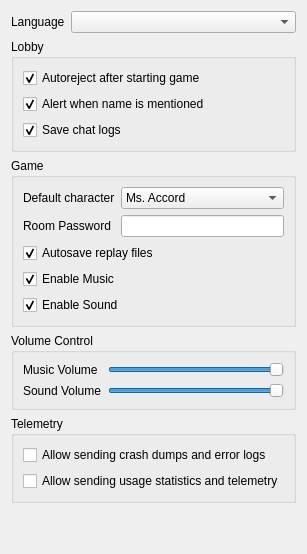
     <widget class="QWidget" name="GeneralTab">
      <attribute name="title">
       <string comment="TitleGeneral">General</string>
      </attribute>
      <layout class="QVBoxLayout" name="verticalLayout_2">
       <item>
        <layout class="QFormLayout" name="LanguageForm">
         <item row="0" column="0">
          <widget class="QLabel" name="LanguageLabel">
           <property name="text">
            <string>Language</string>
           </property>
          </widget>
         </item>
         <item row="0" column="1">
          <widget class="QComboBox" name="LanguageComboBox"/>
         </item>
        </layout>
       </item>
       <item>
        <widget class="QGroupBox" name="LobbyGroupBox">
         <property name="sizePolicy">
          <sizepolicy hsizetype="Preferred" vsizetype="Preferred">
           <horstretch>0</horstretch>
           <verstretch>0</verstretch>
          </sizepolicy>
         </property>
         <property name="title">
          <string comment="TitleLobby">Lobby</string>
         </property>
         <layout class="QVBoxLayout" name="verticalLayout_3">
          <item>
           <widget class="QCheckBox" name="AutorejectCheckBox">
            <property name="text">
             <string comment="Autoreject">Autoreject after starting game</string>
            </property>
            <property name="checked">
             <bool>true</bool>
            </property>
           </widget>
          </item>
          <item>
           <widget class="QCheckBox" name="AlertNameCheckBox">
            <property name="text">
             <string comment="AlertName">Alert when name is mentioned</string>
            </property>
            <property name="checked">
             <bool>true</bool>
            </property>
           </widget>
          </item>
          <item>
           <widget class="QCheckBox" name="SaveLogsCheckBox">
            <property name="text">
             <string comment="SaveChat">Save chat logs</string>
            </property>
            <property name="checked">
             <bool>true</bool>
            </property>
           </widget>
          </item>
         </layout>
        </widget>
       </item>
       <item>
        <widget class="QGroupBox" name="GameGroupBox">
         <property name="sizePolicy">
          <sizepolicy hsizetype="Preferred" vsizetype="Preferred">
           <horstretch>0</horstretch>
           <verstretch>0</verstretch>
          </sizepolicy>
         </property>
         <property name="title">
          <string comment="TitleGame">Game</string>
         </property>
         <layout class="QVBoxLayout" name="verticalLayout_4">
          <item>
           <layout class="QFormLayout" name="formLayout_5">
            <property name="fieldGrowthPolicy">
             <enum>QFormLayout::AllNonFixedFieldsGrow</enum>
            </property>
            <item row="0" column="0">
             <widget class="QLabel" name="DefaultCharacterLabel">
              <property name="text">
               <string comment="DefaultCharacter">Default character</string>
              </property>
             </widget>
            </item>
            <item row="0" column="1">
             <widget class="QComboBox" name="DefaultCharacterComboBox">
              <item>
               <property name="text">
                <string>Ms. Accord</string>
               </property>
              </item>
              <item>
               <property name="text">
                <string>Amitie</string>
               </property>
              </item>
              <item>
               <property name="text">
                <string>Arle</string>
               </property>
              </item>
              <item>
               <property name="text">
                <string>Dongurigaeru</string>
               </property>
              </item>
              <item>
               <property name="text">
                <string>Draco</string>
               </property>
              </item>
              <item>
               <property name="text">
                <string>Carbuncle</string>
               </property>
              </item>
              <item>
               <property name="text">
                <string>Ecolo</string>
               </property>
              </item>
              <item>
               <property name="text">
                <string>Feli</string>
               </property>
              </item>
              <item>
               <property name="text">
                <string>Klug</string>
               </property>
              </item>
              <item>
               <property name="text">
                <string>Lemres</string>
               </property>
              </item>
              <item>
               <property name="text">
                <string>Maguro</string>
               </property>
              </item>
              <item>
               <property name="text">
                <string>Ocean Prince</string>
               </property>
              </item>
              <item>
               <property name="text">
                <string>Onion Pixy</string>
               </property>
              </item>
              <item>
               <property name="text">
                <string>Raffine</string>
               </property>
              </item>
              <item>
               <property name="text">
                <string>Rider</string>
               </property>
              </item>
              <item>
               <property name="text">
                <string>Risukuma</string>
               </property>
              </item>
              <item>
               <property name="text">
                <string>Ringo</string>
               </property>
              </item>
              <item>
               <property name="text">
                <string>Rulue</string>
               </property>
              </item>
              <item>
               <property name="text">
                <string>Satan</string>
               </property>
              </item>
              <item>
               <property name="text">
                <string>Schezo</string>
               </property>
              </item>
              <item>
               <property name="text">
                <string>Sig</string>
               </property>
              </item>
              <item>
               <property name="text">
                <string>Suketoudara</string>
               </property>
              </item>
              <item>
               <property name="text">
                <string>Witch</string>
               </property>
              </item>
              <item>
               <property name="text">
                <string>Yu &amp; Rei</string>
               </property>
              </item>
              <item>
               <property name="text">
                <string>Akuma</string>
               </property>
              </item>
              <item>
               <property name="text">
                <string>Ally</string>
               </property>
              </item>
              <item>
               <property name="text">
                <string>Baldanders</string>
               </property>
              </item>
              <item>
               <property name="text">
                <string>Frankensteins</string>
               </property>
              </item>
              <item>
               <property name="text">
                <string>Gogotte</string>
               </property>
              </item>
              <item>
               <property name="text">
                <string>Hohow Bird</string>
               </property>
              </item>
              <item>
               <property name="text">
                <string>Onion Pixie</string>
               </property>
              </item>
              <item>
               <property name="text">
                <string>Popoi</string>
               </property>
              </item>
              <item>
               <property name="text">
                <string>Rafisol</string>
               </property>
              </item>
              <item>
               <property name="text">
                <string>Strange Klug</string>
               </property>
              </item>
              <item>
               <property name="text">
                <string>Tartar</string>
               </property>
              </item>
              <item>
               <property name="text">
                <string>Zoh Daimaoh</string>
               </property>
              </item>
              <item>
              	<property name="text">
              	 <string>Legamünt</string>
              	</property>
              </item>
              <item>
              	<property name="text">
              	 <string>Rozatte</string>
              	</property>
              </item>  
              <item>
              	<property name="text">
              	 <string>Ciel</string>
              	</property>
              </item>  
              <item>
               <property name="text">
                <string>Dark Arle</string>
               </property>
              </item>
              <item>
               <property name="text">
                <string>Marle</string>
               </property>
              </item>
              <item>
              	<property name="text">
              	 <string>Paprisu</string>
              	</property>
              </item>
              <item>
              	<property name="text">
              	 <string>Sonic</string>
              	</property>
              </item>  
              <item>
              	<property name="text">
              	 <string>Squares</string>
              	</property>
              </item>                                        
             </widget>
            </item>
            <item row="1" column="0">
             <widget class="QLabel" name="PasswordLabel">
              <property name="text">
               <string comment="RoomPassword">Room Password</string>
              </property>
             </widget>
            </item>
            <item row="1" column="1">
             <widget class="QLineEdit" name="RoomPasswordLineEdit"/>
            </item>
           </layout>
          </item>
          <item>
           <widget class="QCheckBox" name="AutosaveReplaysCheckBox">
            <property name="text">
             <string comment="AutosaveReplay">Autosave replay files</string>
            </property>
            <property name="checked">
             <bool>true</bool>
            </property>
           </widget>
          </item>
          <item>
           <widget class="QCheckBox" name="EnableMusicCheckBox">
            <property name="text">
             <string comment="PlayMusic">Enable Music</string>
            </property>
            <property name="checked">
             <bool>true</bool>
            </property>
           </widget>
          </item>
          <item>
           <widget class="QCheckBox" name="EnableSoundCheckBox">
            <property name="text">
             <string comment="PlaySound">Enable Sound</string>
            </property>
            <property name="checked">
             <bool>true</bool>
            </property>
           </widget>
          </item>
         </layout>
        </widget>
       </item>
       <item>
        <widget class="QGroupBox" name="VolumeControlGroupBox">
         <property name="title">
          <string comment="TitleVolumeControl">Volume Control</string>
         </property>
         <layout class="QFormLayout" name="formLayout_6">
          <item row="0" column="0">
           <widget class="QLabel" name="MusicVolumeLabel">
            <property name="text">
             <string comment="MusicVolume">Music Volume</string>
            </property>
           </widget>
          </item>
          <item row="0" column="1">
           <widget class="QSlider" name="MusicVolumeHorizontalSlider">
            <property name="maximum">
             <number>100</number>
            </property>
            <property name="value">
             <number>100</number>
            </property>
            <property name="orientation">
             <enum>Qt::Horizontal</enum>
            </property>
            <property name="invertedAppearance">
             <bool>false</bool>
            </property>
           </widget>
          </item>
          <item row="1" column="0">
           <widget class="QLabel" name="SoundVolumeLabel">
            <property name="text">
             <string comment="SoundVolume">Sound Volume</string>
            </property>
           </widget>
          </item>
          <item row="1" column="1">
           <widget class="QSlider" name="SoundVolumeHorizontalSlider">
            <property name="maximum">
             <number>100</number>
            </property>
            <property name="value">
             <number>100</number>
            </property>
            <property name="orientation">
             <enum>Qt::Horizontal</enum>
            </property>
           </widget>
          </item>
         </layout>
        </widget>
       </item>
       <item>
        <widget class="QGroupBox" name="TelemetryGroupBox">
         <property name="title">
          <string>Telemetry</string>
         </property>
         <layout class="QVBoxLayout" name="verticalLayout_9">
          <item>
           <widget class="QCheckBox" name="AllowCrashDumpsCheckBox">
            <property name="text">
             <string>Allow sending crash dumps and error logs</string>
            </property>
           </widget>
          </item>
          <item>
           <widget class="QCheckBox" name="AllowUsageStatisticsCheckBox">
            <property name="text">
             <string>Allow sending usage statistics and telemetry</string>
            </property>
           </widget>
          </item>
         </layout>
        </widget>
       </item>
       <item>
        <spacer name="verticalSpacer">
         <property name="orientation">
          <enum>Qt::Vertical</enum>
         </property>
         <property name="sizeHint" stdset="0">
          <size>
           <width>20</width>
           <height>40</height>
          </size>
         </property>
        </spacer>
       </item>
      </layout>
     </widget>
